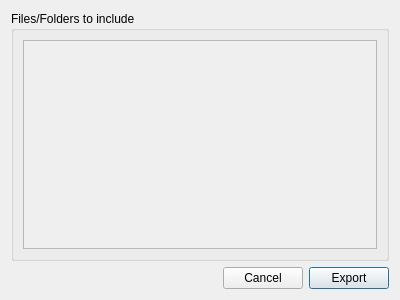
<?xml version="1.0" encoding="UTF-8"?>
<ui version="4.0">
 <class>ExportDialog</class>
 <widget class="QDialog" name="ExportDialog">
  <property name="geometry">
   <rect>
    <x>0</x>
    <y>0</y>
    <width>400</width>
    <height>300</height>
   </rect>
  </property>
  <property name="windowTitle">
   <string>Dialog</string>
  </property>
  <layout class="QVBoxLayout" name="verticalLayout">
   <item>
    <widget class="QGroupBox" name="groupBox">
     <property name="title">
      <string>Files/Folders to include</string>
     </property>
     <layout class="QVBoxLayout" name="verticalLayout_3">
      <item>
       <widget class="QScrollArea" name="scrollArea">
        <property name="widgetResizable">
         <bool>true</bool>
        </property>
        <widget class="QWidget" name="scrollAreaWidgetContents">
         <property name="geometry">
          <rect>
           <x>0</x>
           <y>0</y>
           <width>356</width>
           <height>209</height>
          </rect>
         </property>
         <layout class="QVBoxLayout" name="verticalLayout_2">
          <item>
           <layout class="QVBoxLayout" name="folder_layout"/>
          </item>
         </layout>
        </widget>
       </widget>
      </item>
     </layout>
    </widget>
   </item>
   <item>
    <layout class="QHBoxLayout" name="horizontalLayout">
     <item>
      <spacer name="horizontalSpacer">
       <property name="orientation">
        <enum>Qt::Horizontal</enum>
       </property>
       <property name="sizeHint" stdset="0">
        <size>
         <width>40</width>
         <height>20</height>
        </size>
       </property>
      </spacer>
     </item>
     <item>
      <widget class="QPushButton" name="pushButton_2">
       <property name="text">
        <string>Cancel</string>
       </property>
      </widget>
     </item>
     <item>
      <widget class="QPushButton" name="pushButton">
       <property name="text">
        <string>Export</string>
       </property>
       <property name="default">
        <bool>true</bool>
       </property>
      </widget>
     </item>
    </layout>
   </item>
  </layout>
 </widget>
 <resources/>
 <connections/>
</ui>
